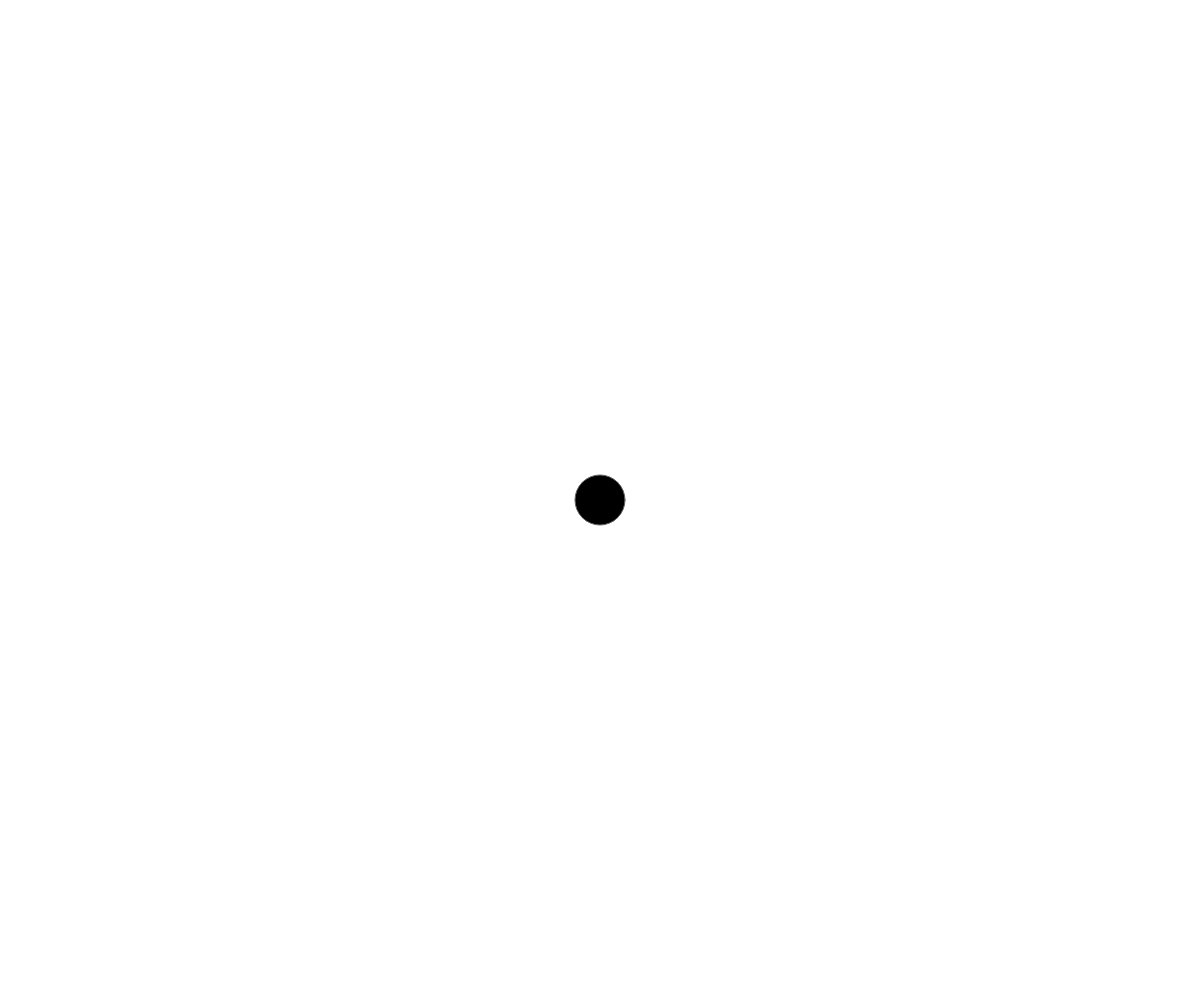
Frame 1 (no input)
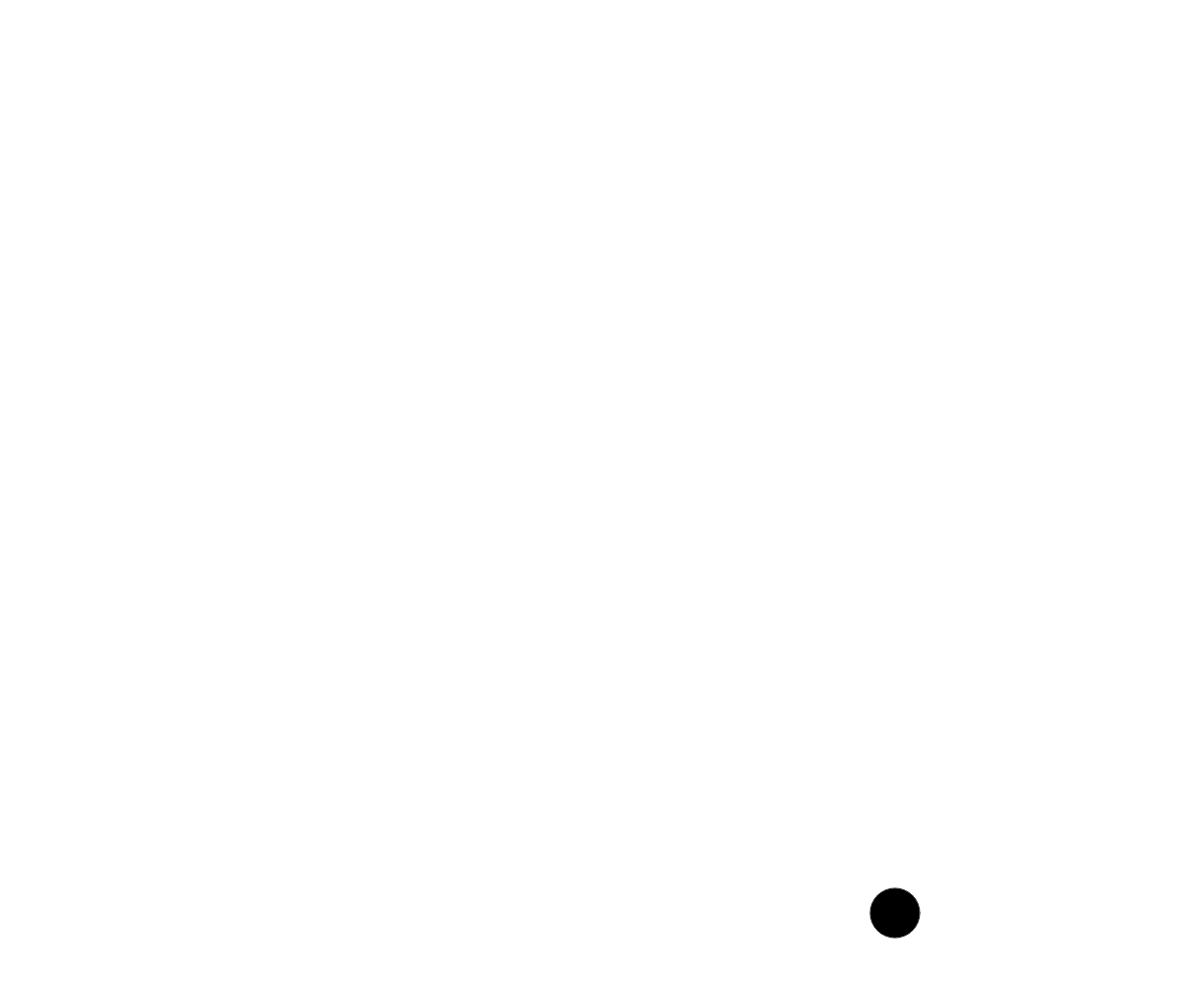
Frame 60 (no input)
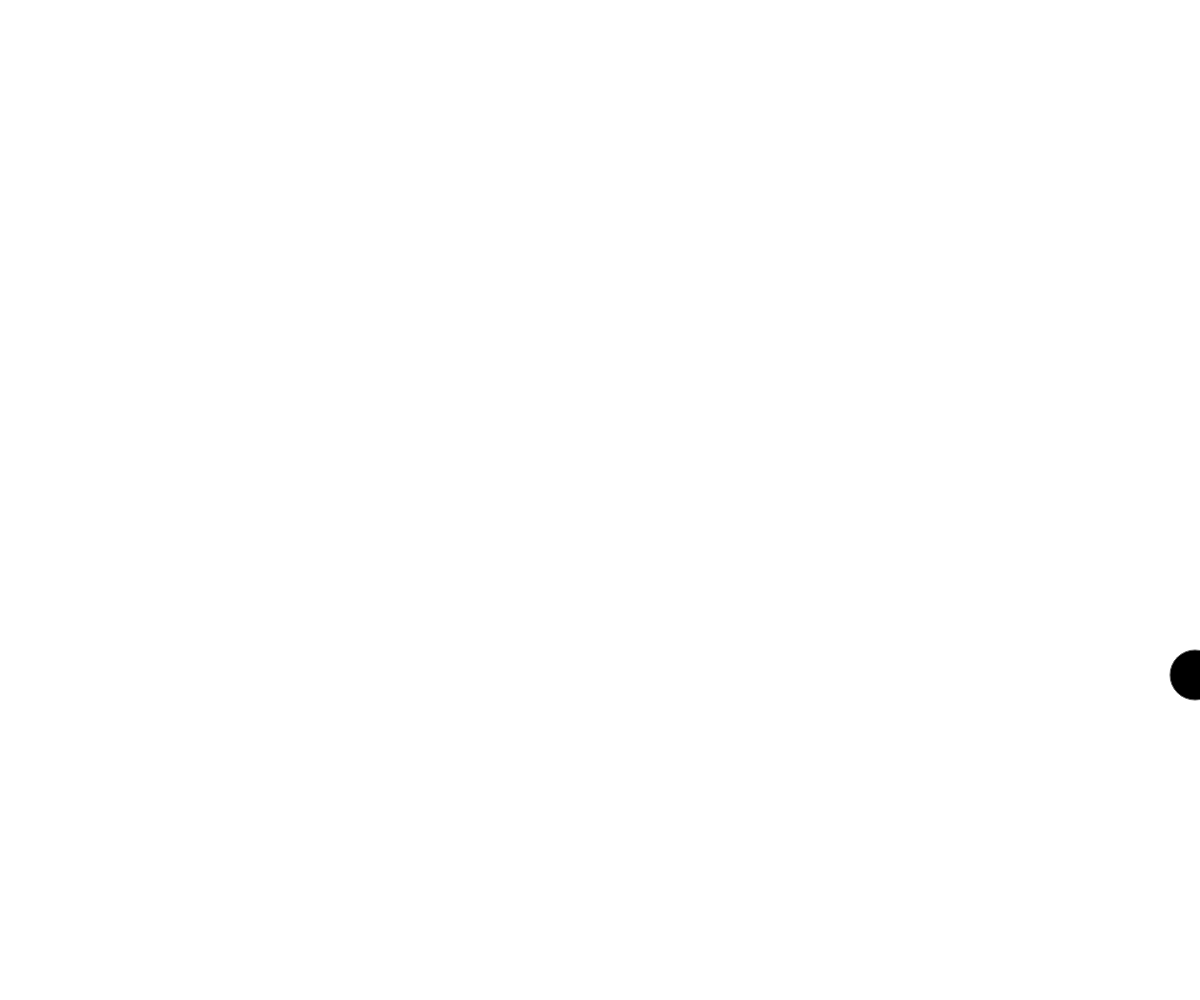
Frame 120 (the mouse pressed at the canvas centre since frame 60)

The p5.js sketch that drew these frames (run headless with seeded random() and noise() and a simulated clock; from frame 60 on, the mouse is pressed at the canvas centre):

// p5.js sketch
// ── sketch.js

// Academy of Art
// WNM 498 Generative Art & Creative Code
//
// Ryan Berkey
// ryan@rybotron.com

var ballOne, 
    ballTwo;

function setup() {
  createCanvas(windowWidth, windowHeight);
  ballOne = new Ball( "basketball" ); //use the new contsrtuctor to create a new instance of Ball object and assign it to a variable
  ballTwo = new Ball( "football" );
}

function draw() {
  background(255);
  // text("Ball one is a " + ballOne.type + " and ball two is a " + ballTwo.type, 10, 10);

  // Call methods on Ball objects
  ballOne.display();
  ballOne.move();
}

// The function Ball(type) is the constructor "class"
// All code inside of the constructor is executed when a new instance is created
function Ball( type ){
  this.xPos = width / 2;
  this.yPos = height / 2;
  this.xSpeed = 5;
  this.ySpeed = 7;
  this.size = 50;
  this.type = type || "generic"; // Conditional stating that if a "type" was not specified during instantiation give the name "generic"

}

// Add methods specific to Ball objects to the prototype 
Ball.prototype.display = function() {
   stroke(100);
   fill(0);
   ellipse(this.xPos, this.yPos, this.size, this.size);
}

Ball.prototype.move = function() {
  this.xPos += this.xSpeed;
  this.yPos += this.ySpeed;

  if ((this.xPos > width) || (this.xPos < 0)) {
    this.xSpeed *= -1;
  }
  if ((this.yPos > height) || (this.yPos < 0)) {
    this.ySpeed *= -1;
  }
}

Ball.prototype.setXSpeed = function( xSpeed ){
  this.xSpeed = xSpeed || 0; // Conditional to check if xSpeed is undefined
}
